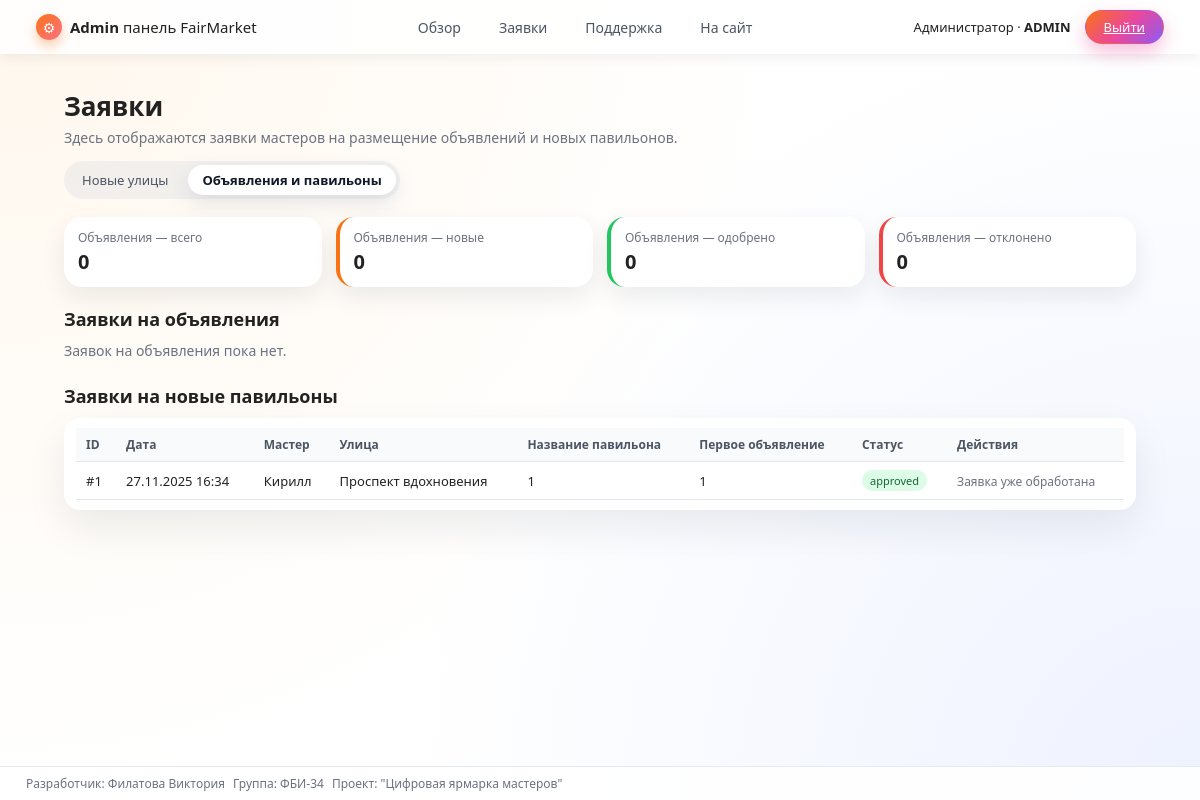
/admin/ad-requests (signed in), run on the app's committed database.
### app.py (models this page shows)
class PavilionRequest(db.Model):
    __tablename__ = "pavilion_requests"
    id = db.Column(db.Integer, primary_key=True)
    user_id = db.Column(db.Integer, db.ForeignKey("users.id"), nullable=False)
    user = db.relationship("User", backref="pavilion_requests")
    street_id = db.Column(db.Integer, db.ForeignKey("streets.id"), nullable=False)
    street = db.relationship("Street", backref="pavilion_requests")
    title = db.Column(db.String(200), nullable=False, default="")
    pavilion_title = db.Column(db.String(150), nullable=True)
    pavilion_desc = db.Column(db.Text, nullable=True)
    ad_title = db.Column(db.String(250), nullable=True)
    ad_text = db.Column(db.Text, nullable=True)
    status = db.Column(db.String(20), nullable=False, default="pending")
    created_at = db.Column(db.DateTime, default=datetime.utcnow)

class User(db.Model):
    __tablename__ = "users"
    id = db.Column(db.Integer, primary_key=True)
    username = db.Column(db.String(120), nullable=False)
    email = db.Column(db.String(120), unique=True, nullable=False)
    password = db.Column(db.String(200), nullable=False)  # тут хеш
    role = db.Column(db.String(20), nullable=False, default="user")  # user/master/admin

class Street(db.Model):
    __tablename__ = "streets"
    id = db.Column(db.Integer, primary_key=True)
    name = db.Column(db.String(120), nullable=False)
    code = db.Column(db.String(50), nullable=False, unique=True)
    pavilions = db.relationship("Pavilion", backref="street", lazy="select")

### app.py (the view)
@app.route("/admin/ad-requests")
@admin_required
def admin_ad_requests():
    fio, group = get_student_info()
    ad_requests = AdRequest.query.order_by(AdRequest.created_at.desc()).all()
    pav_requests = PavilionRequest.query.order_by(
        PavilionRequest.created_at.desc()
    ).all()
    stats_ads = {
        "total": len(ad_requests),
        "pending": sum(1 for r in ad_requests if r.status == "pending"),
        "approved": sum(1 for r in ad_requests if r.status == "approved"),
        "rejected": sum(1 for r in ad_requests if r.status == "rejected"),
    }
    stats_pav = {
        "total": len(pav_requests),
        "pending": sum(1 for r in pav_requests if r.status == "pending"),
        "approved": sum(1 for r in pav_requests if r.status == "approved"),
        "rejected": sum(1 for r in pav_requests if r.status == "rejected"),
    }
    return render_template(
        "admin_ad_requests.html",
        fio=fio,
        group=group,
        ad_requests=ad_requests,
        pav_requests=pav_requests,
        stats_ads=stats_ads,
        stats_pav=stats_pav,
    )

### app.py (called while the page is built, shortened)
def get_student_info():
    return "Филатова Виктория", "ФБИ-34"

def recalc_unread_total():
    if "user_id" not in session:
        session["unread_total"] = 0
        return
    user_id = session["user_id"]
    role = session.get("user_role")
    unread_total = AdMessage.query.filter_by(
        receiver_id=user_id,
        is_read=False,
    ).count()
    session["unread_total"] = unread_total

def recalc_support_badge():
    if "user_id" not in session:
        session["support_unread"] = 0
        session["admin_support_new"] = 0
        return
    role = session.get("user_role")
    if role == "admin":
        session["support_unread"] = 0
        session["admin_support_new"] = SupportMessage.query.filter_by(
            status="new"
        ).count()
        return

def recalc_admin_counters():
    if session.get("user_role") != "admin":
        session["admin_requests"] = 0
        session["admin_support_new"] = 0
        return
    pending_ads = AdRequest.query.filter_by(status="pending").count()
    pending_pav = PavilionRequest.query.filter_by(status="pending").count()
    pending_streets = StreetRequest.query.filter_by(status="pending").count()
    session["admin_requests"] = pending_ads + pending_pav + pending_streets
    session["admin_support_new"] = SupportMessage.query.filter_by(
        status="new"
    ).count()

@app.before_request
def auto_update_unread():
    if "user_id" in session:
        recalc_unread_total()
        recalc_support_badge()
        recalc_admin_counters()
    else:
        session["unread_total"] = 0
        session["support_unread"] = 0
        session["admin_support_new"] = 0
        session["admin_requests"] = 0

def admin_required(view_func):
    @wraps(view_func)
    def wrapped(*args, **kwargs):
        if session.get("user_role") != "admin":
            flash("Доступ только для администратора.", "error")
            return redirect(url_for("index"))
        return view_func(*args, **kwargs)
    return wrapped

### templates/admin_ad_requests.html (shortened to what this page needs)
{% extends "admin_base.html" %}
{% block content %}
<div class="admin-page">
    <div class="admin-page-header">
        <h1 class="admin-page-title">Заявки</h1>
        <p class="admin-page-subtitle">
            Здесь отображаются заявки мастеров на размещение объявлений и новых павильонов.
        </p>
    </div>
    <div class="admin-tabs">
        <a href="{{ url_for('admin_requests') }}" class="admin-tab">
            Новые улицы
        </a>
        <a href="{{ url_for('admin_ad_requests') }}" class="admin-tab admin-tab-active">
            Объявления и павильоны
        </a>
    </div>
    <section class="admin-cards-row">
        <div class="admin-stat-card">
            <div class="admin-stat-label">Объявления — всего</div>
            <div class="admin-stat-value">{{ stats_ads.total }}</div>
        </div>
        <div class="admin-stat-card admin-stat-card-orange">
            <div class="admin-stat-label">Объявления — новые</div>
            <div class="admin-stat-value">{{ stats_ads.pending }}</div>
        </div>
        <div class="admin-stat-card admin-stat-card-green">
            <div class="admin-stat-label">Объявления — одобрено</div>
            <div class="admin-stat-value">{{ stats_ads.approved }}</div>
        </div>
        <div class="admin-stat-card admin-stat-card-red">
            <div class="admin-stat-label">Объявления — отклонено</div>
            <div class="admin-stat-value">{{ stats_ads.rejected }}</div>
        </div>
    </section>
    <section class="admin-section">
        <h2 class="admin-section-title">Заявки на объявления</h2>
        {% if ad_requests %}
        <div class="admin-table-wrapper">
            <table class="admin-table">
                <thead>
                    <tr>
                        <th>ID</th>
                        <th>Дата</th>
                        <th>Мастер</th>
                        <th>Павильон</th>
                        <th>Улица</th>
                        <th>Заголовок</th>
                        <th>Статус</th>
                        <th class="admin-table-actions">Действия</th>
                    </tr>
                </thead>
                <tbody>
                    {% for r in ad_requests %}
                    <tr>
                        <td>#{{ r.id }}</td>
                        <td>{{ r.created_at.strftime("%d.%m.%Y %H:%M") }}</td>
                        <td>{{ r.user.username }}</td>
                        <td>{{ r.pavilion.title }}</td>
                        <td>{{ r.pavilion.street.name }}</td>
                        <td>{{ r.title }}</td>
                        <td>
                            {% if r.status == "pending" %}
                                <span class="badge badge-orange">pending</span>
                            {% elif r.status == "approved" %}
                                <span class="badge badge-green">approved</span>
                            {% elif r.status == "rejected" %}
                                <span class="badge badge-red">rejected</span>
                            {% else %}
                                <span class="badge">{{ r.status }}</span>
                            {% endif %}
                        </td>
                        <td class="admin-table-actions">
                            {% if r.status == "pending" %}
                                <form method="post"
                                      action="{{ url_for('admin_approve_ad_request', req_id=r.id) }}"
                                      class="inline-form">
                                    <button type="submit" class="btn btn-approve">Опубликовать</button>
                                </form>
                                <form method="post"
                                      action="{{ url_for('admin_reject_ad_request', req_id=r.id) }}"
                                      class="inline-form">
                                    <button type="submit" class="btn btn-reject">Отклонить</button>
                                </form>
                            {% else %}
                                <span class="admin-status-note">
                                    Заявка уже обработана
                                </span>
                            {% endif %}
                        </td>
                    </tr>
                    {% endfor %}
                </tbody>
            </table>
        </div>
        {% else %}
            <p class="admin-empty">
                Заявок на объявления пока нет.
            </p>
        {% endif %}
    </section>
    <section class="admin-section" style="margin-top: 24px;">
        <h2 class="admin-section-title">Заявки на новые павильоны</h2>
        {% if pav_requests %}
        <div class="admin-table-wrapper">
            <table class="admin-table">
                <thead>
                    <tr>
                        <th>ID</th>
                        <th>Дата</th>
                        <th>Мастер</th>
                        <th>Улица</th>
                        <th>Название павильона</th>
                        <th>Первое объявление</th>
                        <th>Статус</th>
                        <th class="admin-table-actions">Действия</th>
                    </tr>
                </thead>
                <tbody>
                    {% for r in pav_requests %}
                    <tr>
                        <td>#{{ r.id }}</td>
                        <td>{{ r.created_at.strftime("%d.%m.%Y %H:%M") }}</td>
                        <td>{{ r.user.username }}</td>
                        <td>{{ r.street.name }}</td>
                        <td>{{ r.pavilion_title }}</td>
                        <td>{{ r.ad_title }}</td>
                        <td>
                            {% if r.status == "pending" %}
                                <span class="badge badge-orange">pending</span>
                            {% elif r.status == "approved" %}
                                <span class="badge badge-green">approved</span>
                            {% elif r.status == "rejected" %}
                                <span class="badge badge-red">rejected</span>
                            {% else %}
                                <span class="badge">{{ r.status }}</span>
                            {% endif %}
                        </td>
                        <td class="admin-table-actions">
                            {% if r.status == "pending" %}
                                <form method="post"
                                      action="{{ url_for('admin_approve_pavilion_request', req_id=r.id) }}"
                                      class="inline-form">
                                    <button type="submit" class="btn btn-approve">
                                        Создать павильон и объявление
                                    </button>
                                </form>
                                <form method="post"
                                      action="{{ url_for('admin_reject_pavilion_request', req_id=r.id) }}"
                                      class="inline-form">
                                    <button type="submit" class="btn btn-reject">Отклонить</button>
                                </form>
                            {% else %}
                                <span class="admin-status-note">
                                    Заявка уже обработана
                                </span>
                            {% endif %}
                        </td>
                    </tr>
                    {% endfor %}
                </tbody>
            </table>
        </div>
        {% else %}
            <p class="admin-empty">
                Заявок на новые павильоны пока нет.
            </p>
        {% endif %}
    </section>
</div>
{% endblock %}

### static/style.css (style rules this page uses)
*, *::before, *::after { box-sizing: border-box; }
body { margin: 0; font-family: system-ui, -apple-system, BlinkMacSystemFont, "Segoe UI", sans-serif; background: radial-gradient(circle at top, #ffe6f3 0, #fff5d9 30%, #f3f4ff 70%, #e0f7ff 100%); color: #222; }

### templates/admin_base.html (style rules this page uses)
.admin-body { background: radial-gradient(circle at 0 0, #fff7ed 0, transparent 55%), radial-gradient(circle at 100% 100%, #eef2ff 0, transparent 55%); min-height: 100vh; display: flex; flex-direction: column; }

### templates/admin_ad_requests.html (style rules this page uses)
.admin-page { padding: 8px 24px 32px; }
.admin-page-header { margin-bottom: 14px; }
.admin-page-title { font-size: 26px; font-weight: 800; margin: 0 0 4px; }
.admin-page-subtitle { margin: 0; color: #6b7280; font-size: 14px; }
.admin-tabs { display: inline-flex; gap: 6px; padding: 4px; border-radius: 999px; background: rgba(148,163,184,0.12); margin-bottom: 18px; }
.admin-tab { padding: 6px 14px; border-radius: 999px; font-size: 13px; text-decoration: none; color: #4b5563; }
.admin-tab-active { background: #ffffff; box-shadow: 0 8px 20px rgba(148,163,184,0.25); font-weight: 600; color: #111827; }
.admin-cards-row { display: grid; grid-template-columns: repeat(4, minmax(0, 1fr)); gap: 14px; margin-bottom: 20px; }
.admin-stat-card { padding: 12px 14px; border-radius: 18px; background: #ffffff; box-shadow: 0 10px 24px rgba(15,23,42,0.08); }
.admin-stat-card-orange { border-left: 4px solid #f97316; }
.admin-stat-card-green { border-left: 4px solid #22c55e; }
.admin-stat-card-red { border-left: 4px solid #ef4444; }
.admin-stat-label { font-size: 12px; color: #6b7280; margin-bottom: 2px; }
.admin-stat-value { font-size: 20px; font-weight: 700; }
.admin-section-title { font-size: 18px; margin-bottom: 10px; font-weight: 700; }
.admin-table-wrapper { background: #ffffff; border-radius: 16px; box-shadow: 0 18px 40px rgba(15,23,42,0.08); padding: 10px 12px; overflow-x: auto; }
.admin-table { width: 100%; border-collapse: collapse; font-size: 13px; }
.admin-table thead { background: #f9fafb; }
.admin-table th, .admin-table td { padding: 8px 10px; text-align: left; border-bottom: 1px solid #e5e7eb; white-space: nowrap; }
.admin-table th { font-weight: 600; color: #4b5563; font-size: 12px; }
.admin-table-actions { text-align: right; }
.badge { display: inline-block; padding: 3px 8px; border-radius: 999px; font-size: 11px; background: #e5e7eb; color: #374151; }
.badge-green { background: #dcfce7; color: #166534; }
.admin-empty { font-size: 14px; color: #6b7280; margin-top: 10px; }
.admin-status-note { font-size: 12px; color: #6b7280; }

### data on the page
PavilionRequest: id "1", created_at "27.11.2025 16:34", user.username "Кирилл", street.name "Проспект вдохновения", pavilion_title "1", ad_title "1", status "approved"

### other printed values
{{ stats_ads.total }} "0"
{{ stats_ads.pending }} "0"
{{ stats_ads.approved }} "0"
{{ stats_ads.rejected }} "0"
{{ fio }} "Филатова Виктория"
{{ group }} "ФБИ-34"
